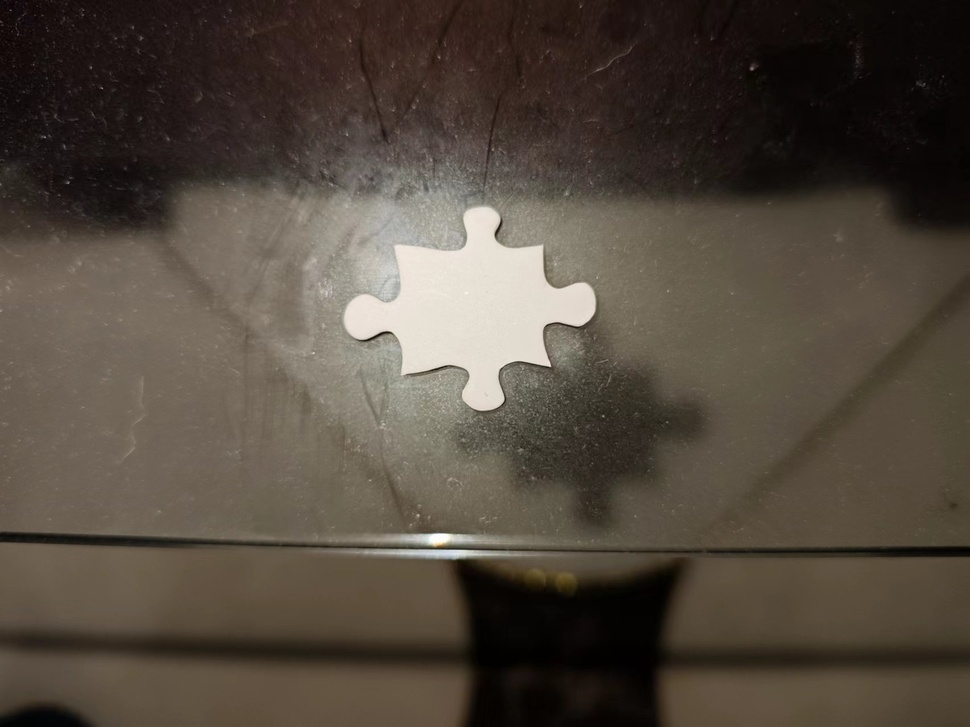
#> input picture Opencv/puzzle02.jpg, 970 x 727 px, shrunk from 1706 x 1279 before the run
$ python Log.py
#> lines starting #> are read from the running program, lines starting #| are printed output that depends on the picture
'''
Author: Szl
Date: 2024-05-26 16:45:15
LastEditors: Szl
LastEditTime: 2024-05-26 16:45:27
Description:
'''
import cv2 as cv
import matplotlib.pyplot as plt

# 读取图像
img = cv.imread("./puzzle02.jpg")
#> img is the input picture: shape (727, 970, 3); mean B, G, R 62.3, 73, 82.6
rgb_img = cv.cvtColor(img, cv.COLOR_BGR2RGB)

gray_img = cv.cvtColor(img, cv.COLOR_BGR2GRAY)
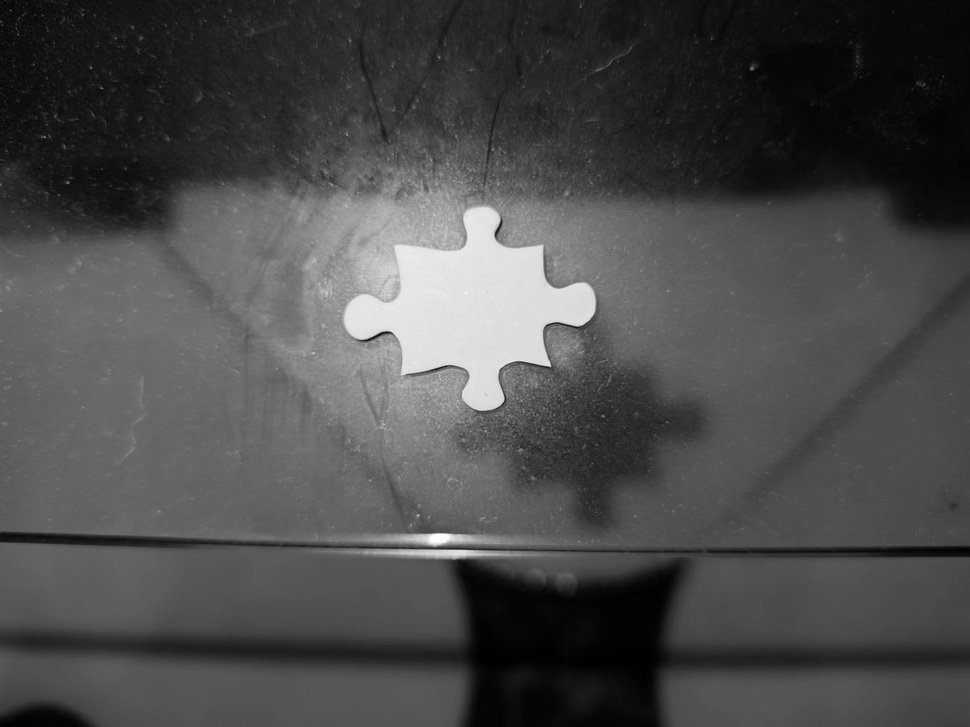
#> gray_img: shape (727, 970); min 0, max 255, mean 74.7

# 先通过高斯滤波降噪
gaussian = cv.GaussianBlur(gray_img, (3, 3), 0)

# 再通过拉普拉斯算子做边缘检测
dst = cv.Laplacian(gaussian, cv.CV_16S, ksize=3)
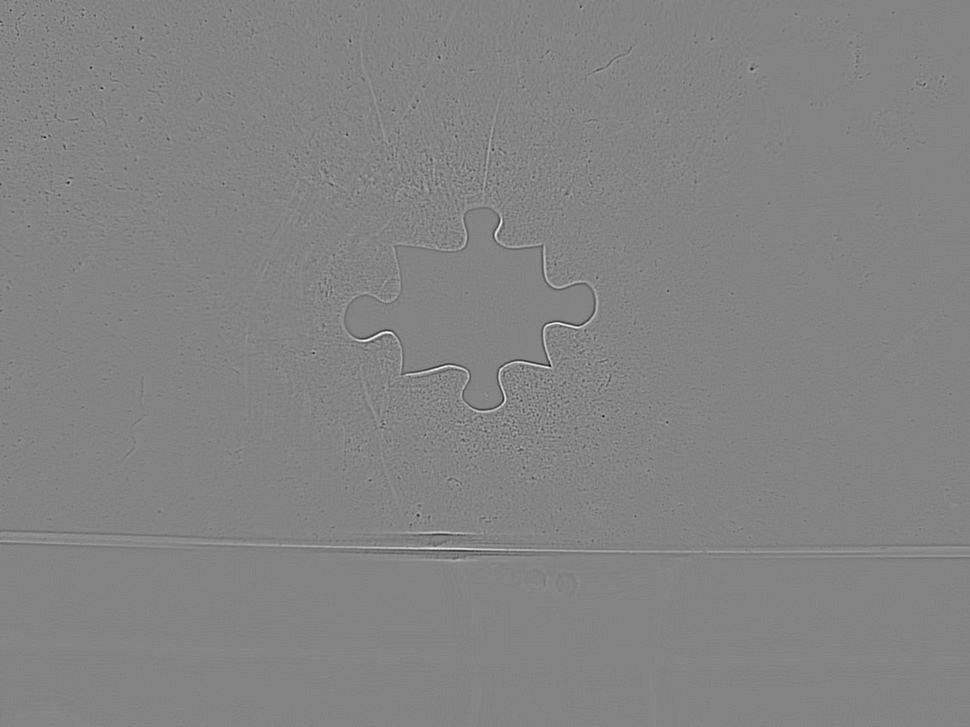
#> dst: shape (727, 970) int16; min -324, max 300, mean 0; drawn with min black and max white
LOG = cv.convertScaleAbs(dst)
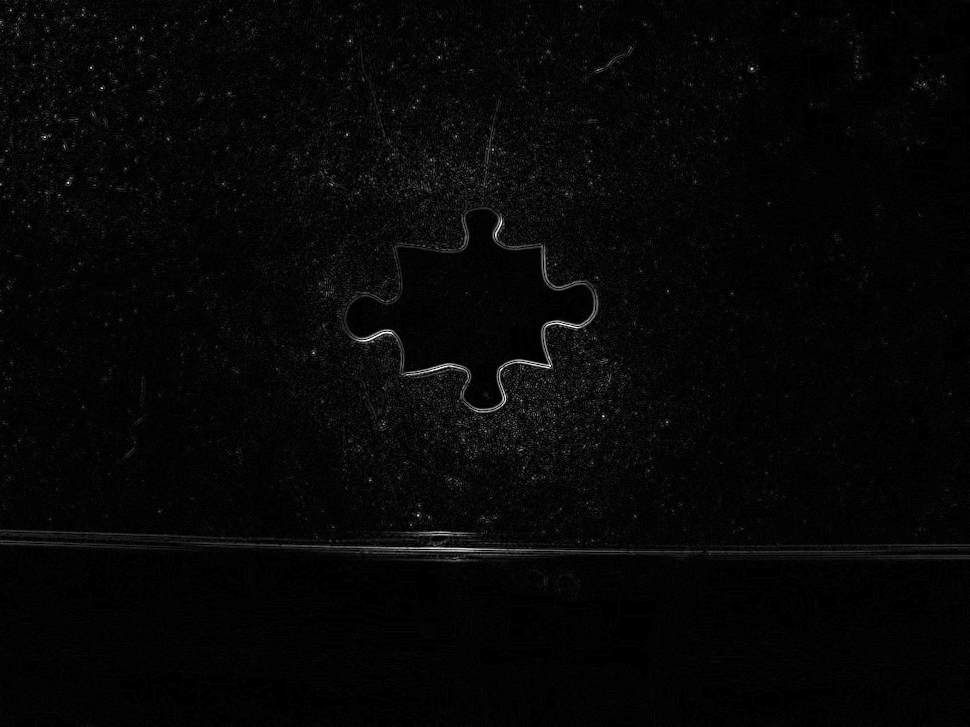
#> LOG: shape (727, 970); min 0, max 255, mean 6.4

# 用来正常显示中文标签
plt.rcParams['font.sans-serif'] = ['SimHei']

# 显示图形
titles = ['原始图像', 'LOG 算子']
images = [rgb_img, LOG]

for i in range(2):
    plt.subplot(1, 2, i + 1), plt.imshow(images[i], 'gray')
    plt.title(titles[i])
    plt.xticks([]), plt.yticks([])
plt.show()
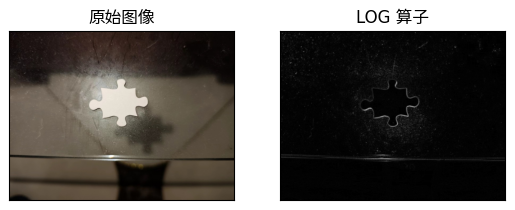
#> figure drawn by matplotlib, 2 panels

$ run again, with Opencv/puzzle03.jpg copied over Opencv/puzzle02.jpg
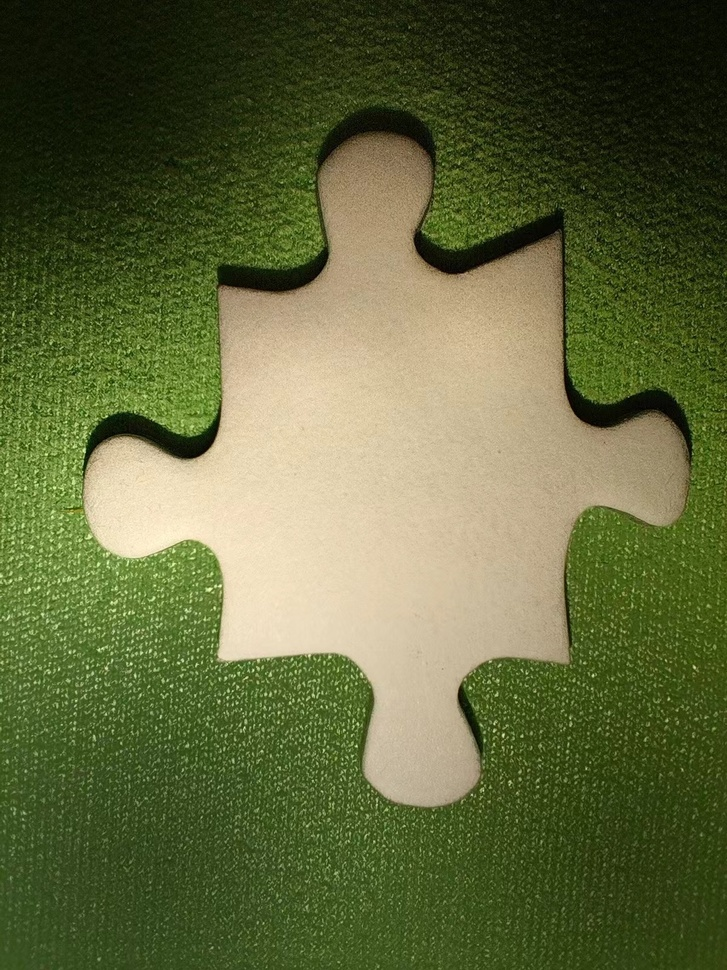
#> input picture Opencv/puzzle03.jpg, 727 x 970 px, shrunk from 1200 x 1600 before the run
#> img is the input picture: shape (970, 727, 3); mean B, G, R 60.5, 103.9, 96.4
#> `LOG = cv.convertScaleAbs(dst)`:
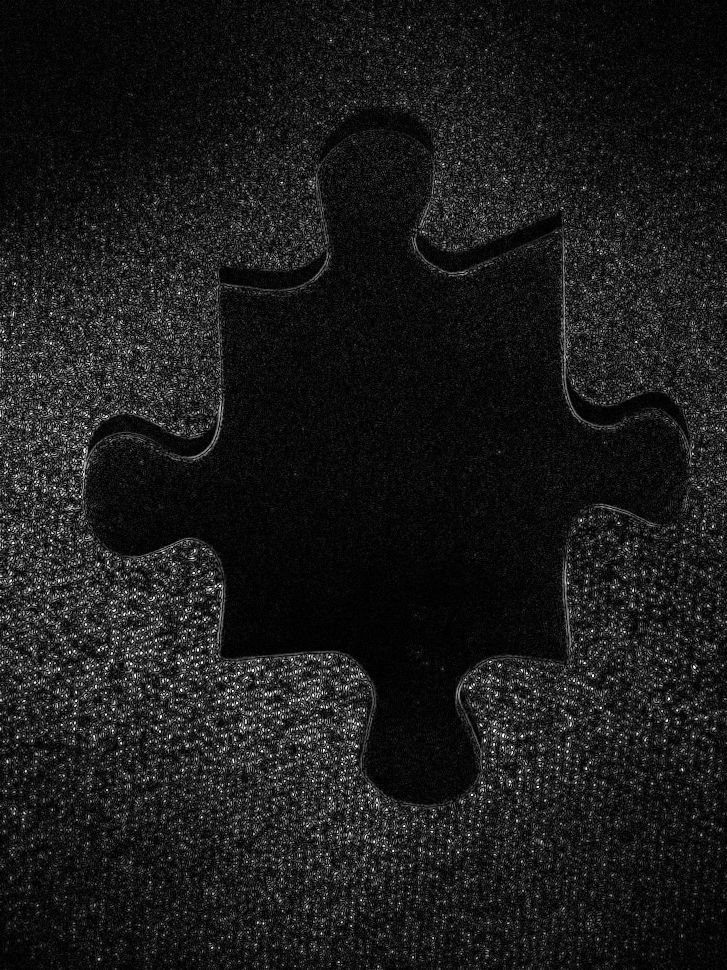
#> LOG: shape (970, 727); min 0, max 255, mean 26.6
#> `plt.show()`:
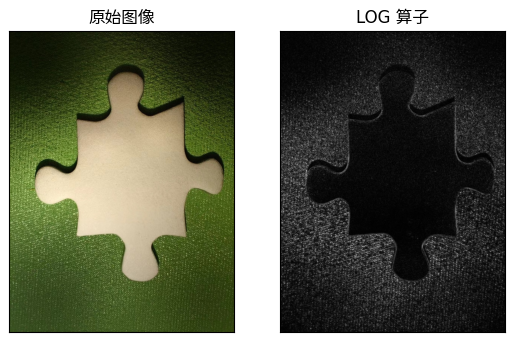
#> figure drawn by matplotlib, 2 panels

$ run again, with Opencv/puzzle04.jpg copied over Opencv/puzzle02.jpg
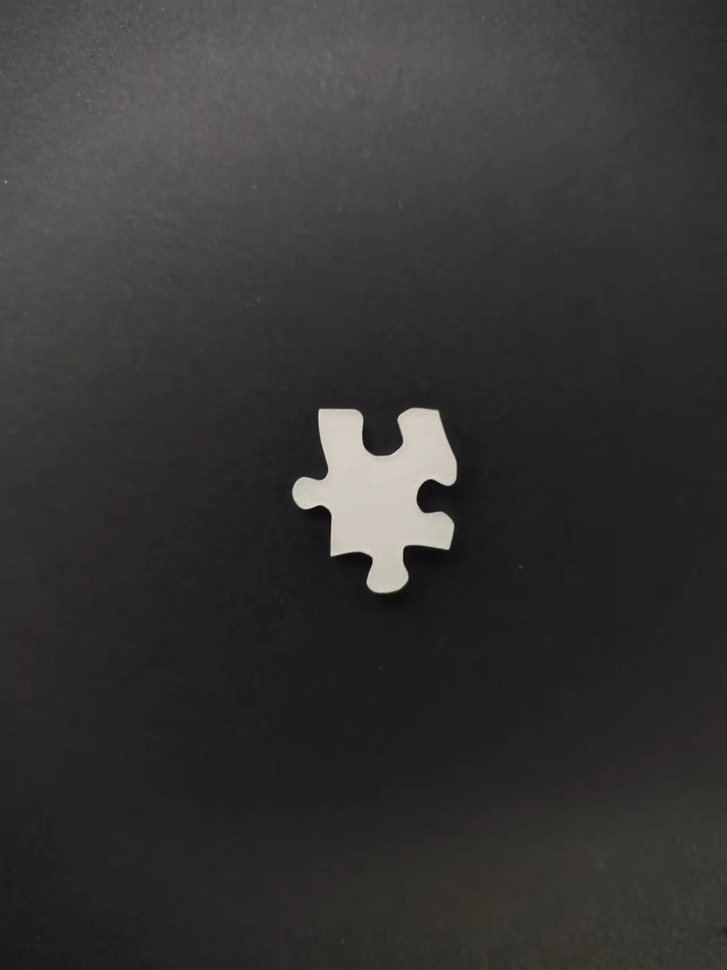
#> input picture Opencv/puzzle04.jpg, 727 x 970 px, shrunk from 1279 x 1706 before the run
#> img is the input picture: shape (970, 727, 3); mean B, G, R 51.8, 52.8, 54.4
#> `LOG = cv.convertScaleAbs(dst)`:
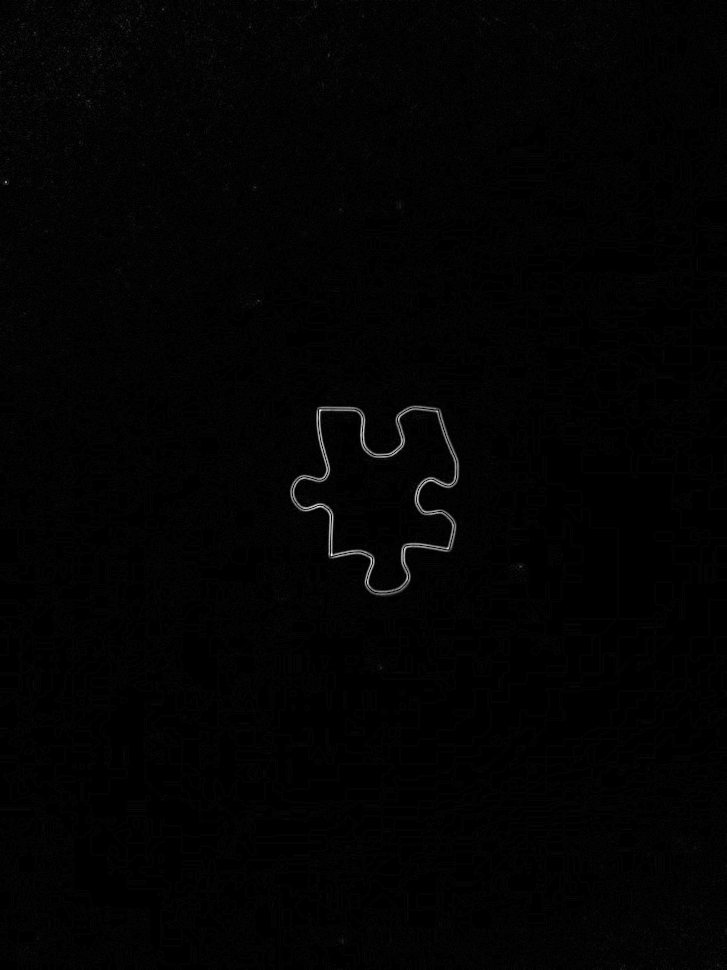
#> LOG: shape (970, 727); min 0, max 255, mean 2.6
#> `plt.show()`:
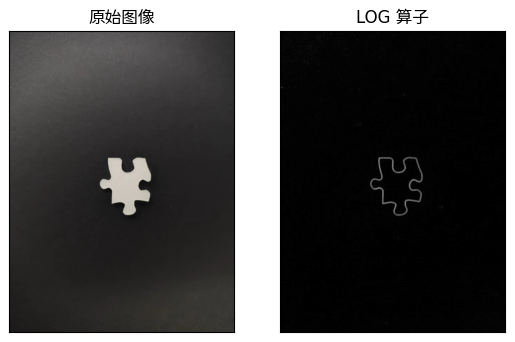
#> figure drawn by matplotlib, 2 panels

$ run again, with Opencv/puzzle05.jpg copied over Opencv/puzzle02.jpg
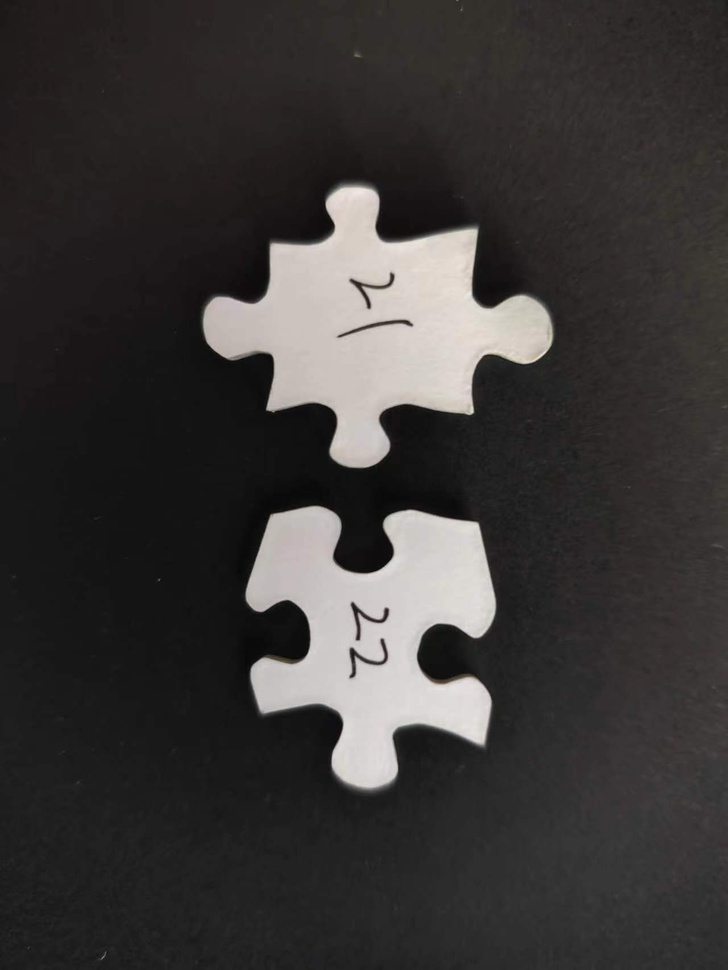
#> input picture Opencv/puzzle05.jpg, 728 x 970 px, shrunk from 1280 x 1706 before the run
#> img is the input picture: shape (970, 728, 3); mean B, G, R 55.3, 56.2, 58.9
#> `LOG = cv.convertScaleAbs(dst)`:
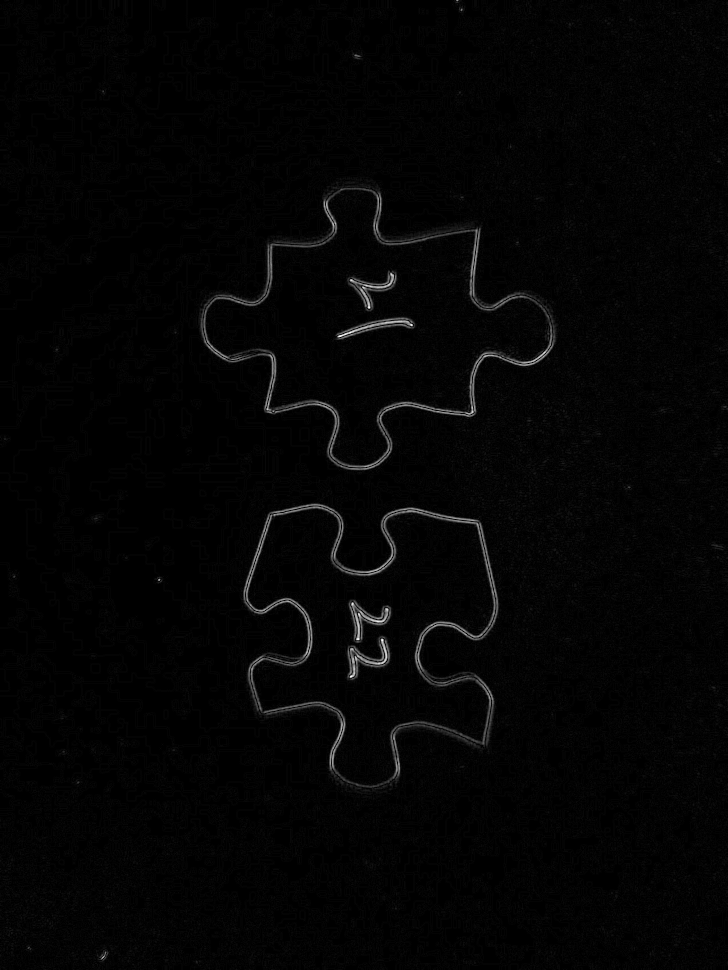
#> LOG: shape (970, 728); min 0, max 255, mean 4.2
#> `plt.show()`:
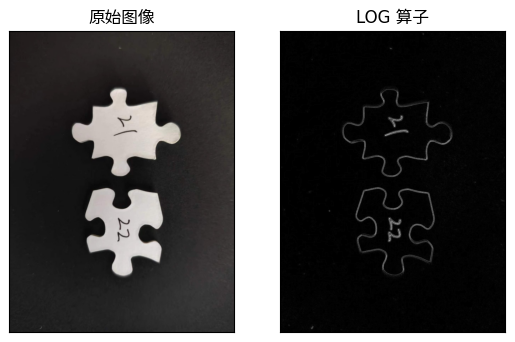
#> figure drawn by matplotlib, 2 panels
